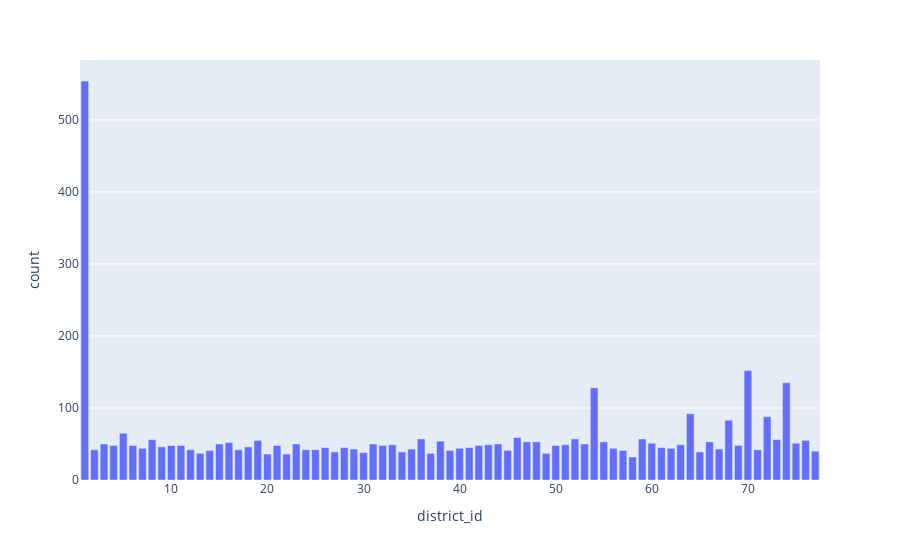

Source (notebook cell):
### Code cell
plot_categorical_variable_distribution('district_id', 'account')

### Figure 1 — Plotly figure (JSON) as saved in the notebook; plotly's stock layout.template omitted (floating-point values rounded to 4 significant figures)
{"data": [{"hovertemplate": "district_id=%{x}<br>count=%{y}<extra></extra>", "legendgroup": "", "marker": {"color": "#636efa", "pattern": {"shape": ""}}, "name": "", "orientation": "v", "showlegend": false, "textposition": "auto", "type": "bar", "x": [1, 2, 3, 4, 5, 6, 7, 8, 9, 10, 11, 12, 13, 14, 15, 16, 17, 18, 19, 20, 21, 22, 23, 24, 25, 26, 27, 28, 29, 30, 31, 32, 33, 34, 35, 36, 37, 38, 39, 40, 41, 42, 43, 44, 45, 46, 47, 48, 49, 50, 51, 52, 53, 54, 55, 56, 57, 58, 59, 60, 61, 62, 63, 64, 65, 66, 67, 68, 69, 70, 71, 72, 73, 74, 75, 76, 77], "xaxis": "x", "y": [554, 42, 50, 48, 65, 48, 44, 56, 46, 48, 48, 42, 37, 41, 50, 52, 42, 46, 55, 36, 48, 36, 50, 42, 42, 45, 39, 45, 43, 38, 50, 48, 49, 39, 43, 57, 37, 54, 41, 44, 45, 48, 49, 50, 41, 59, 53, 53, 37, 48, 49, 57, 50, 128, 53, 44, 41, 32, 57, 51, 45, 44, 49, 92, 39, 53, 43, 83, 48, 152, 42, 88, 56, 135, 51, 55, 40], "yaxis": "y"}], "layout": {"barmode": "relative", "legend": {"tracegroupgap": 0}, "margin": {"t": 60}, "xaxis": {"anchor": "y", "domain": [0, 1], "title": {"text": "district_id"}}, "yaxis": {"anchor": "x", "domain": [0, 1], "title": {"text": "count"}}}}
